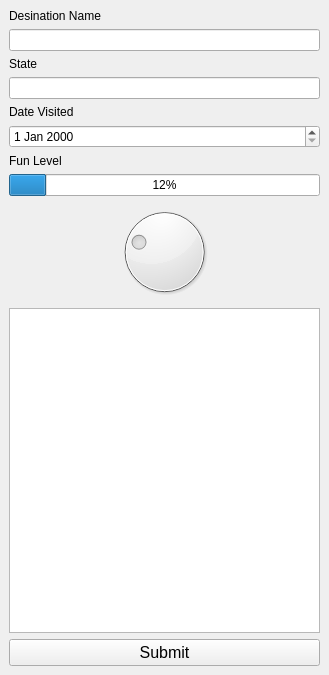
<?xml version="1.0" encoding="UTF-8"?>
<ui version="4.0">
 <class>leftDock</class>
 <widget class="QDockWidget" name="leftDock">
  <property name="geometry">
   <rect>
    <x>0</x>
    <y>0</y>
    <width>329</width>
    <height>675</height>
   </rect>
  </property>
  <property name="sizePolicy">
   <sizepolicy hsizetype="Preferred" vsizetype="Preferred">
    <horstretch>0</horstretch>
    <verstretch>0</verstretch>
   </sizepolicy>
  </property>
  <property name="minimumSize">
   <size>
    <width>172</width>
    <height>415</height>
   </size>
  </property>
  <property name="maximumSize">
   <size>
    <width>450</width>
    <height>2000</height>
   </size>
  </property>
  <property name="floating">
   <bool>false</bool>
  </property>
  <property name="windowTitle">
   <string>Side Menu</string>
  </property>
  <widget class="QWidget" name="dockWidgetContents">
   <layout class="QVBoxLayout" name="verticalLayout">
    <item>
     <widget class="QLabel" name="lableName">
      <property name="text">
       <string>Desination Name</string>
      </property>
     </widget>
    </item>
    <item>
     <widget class="QLineEdit" name="inputName"/>
    </item>
    <item>
     <widget class="QLabel" name="labelState">
      <property name="text">
       <string>State</string>
      </property>
     </widget>
    </item>
    <item>
     <widget class="QLineEdit" name="inputState"/>
    </item>
    <item>
     <widget class="QLabel" name="labelDate">
      <property name="frameShadow">
       <enum>QFrame::Sunken</enum>
      </property>
      <property name="text">
       <string>Date Visited</string>
      </property>
     </widget>
    </item>
    <item>
     <widget class="QDateEdit" name="inputDate"/>
    </item>
    <item>
     <widget class="QLabel" name="labelFun">
      <property name="text">
       <string>Fun Level</string>
      </property>
     </widget>
    </item>
    <item>
     <widget class="QProgressBar" name="progressBar">
      <property name="value">
       <number>12</number>
      </property>
     </widget>
    </item>
    <item>
     <widget class="QDial" name="inputFun">
      <property name="maximumSize">
       <size>
        <width>450</width>
        <height>16777215</height>
       </size>
      </property>
      <property name="maximum">
       <number>100</number>
      </property>
      <property name="singleStep">
       <number>1</number>
      </property>
      <property name="pageStep">
       <number>0</number>
      </property>
      <property name="value">
       <number>27</number>
      </property>
      <property name="sliderPosition">
       <number>27</number>
      </property>
      <property name="wrapping">
       <bool>false</bool>
      </property>
      <property name="notchTarget">
       <double>10.000000000000000</double>
      </property>
      <property name="notchesVisible">
       <bool>false</bool>
      </property>
     </widget>
    </item>
    <item>
     <widget class="QTextEdit" name="displayData">
      <property name="cursor" stdset="0">
       <cursorShape>ForbiddenCursor</cursorShape>
      </property>
      <property name="readOnly">
       <bool>true</bool>
      </property>
     </widget>
    </item>
    <item>
     <widget class="QPushButton" name="submitBtn">
      <property name="font">
       <font>
        <pointsize>12</pointsize>
       </font>
      </property>
      <property name="text">
       <string>Submit</string>
      </property>
     </widget>
    </item>
   </layout>
  </widget>
 </widget>
 <resources/>
 <connections/>
</ui>
